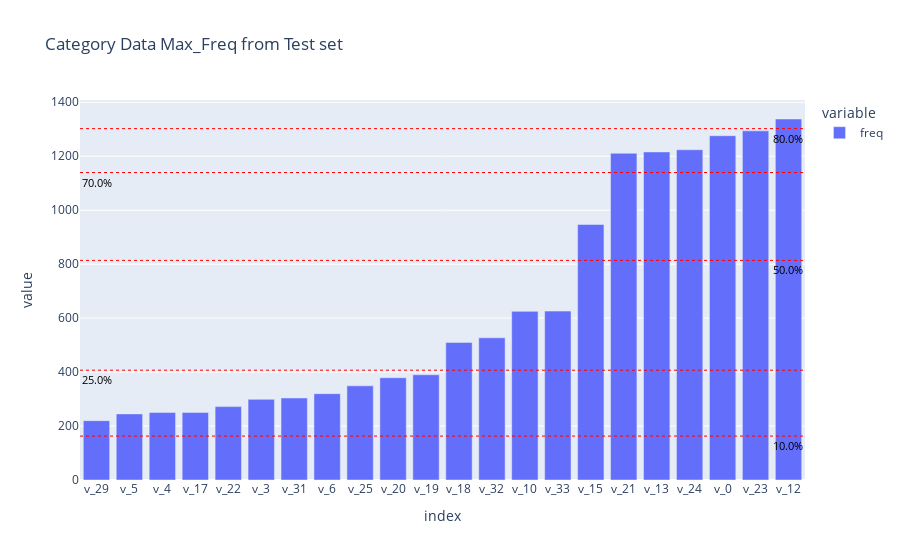

The notebook cell saved with this chart:
### Code cell
N = pre_category_data.shape[0]
# fig = plt.axhline(y = 0.5*N, color = 'r', linestyle = '--', label = "50%")
# fig = plt.axhline(y = 0.80*N, color = 'g', linestyle = '--', label = "80%")
# fig = plt.axhline(y = 0.25*N, color = 'y', linestyle = '--', label = "25%")
# fig = plt.axhline(y = 0.15*N, color = 'black', linestyle = '--', label = "15%")

# fig = plt.legend()
pfig = pre_category_data.describe().loc['freq',:].sort_values().plot(kind='bar',title='Category Data Max_Freq from Test set')
pfig.add_hline(y=162.8, line_dash="dot", line_width=1,line_color="red",annotation_text="10.0%", annotation_position="bottom right",annotation_font_size=11,annotation_font_color="black")
pfig.add_hline(y=407.0, line_dash="dot", line_width=1,line_color="red",annotation_text="25.0%", annotation_position="bottom left",annotation_font_size=11,annotation_font_color="black")
pfig.add_hline(y=814.0, line_dash="dot", line_width=1,line_color="red",annotation_text="50.0%", annotation_position="bottom right",annotation_font_size=11,annotation_font_color="black")
pfig.add_hline(y=0.7*N, line_dash="dot", line_width=1,line_color="red",annotation_text="70.0%", annotation_position="bottom left",annotation_font_size=11,annotation_font_color="black")
pfig.add_hline(y=1302.4, line_dash="dot", line_width=1,line_color="red",annotation_text="80.0%", annotation_position="bottom right",annotation_font_size=11,annotation_font_color="black")

pfig

### Figure 1 — Plotly figure (JSON) as saved in the notebook; plotly's stock layout.template omitted (floating-point values rounded to 4 significant figures)
{"data": [{"alignmentgroup": "True", "hovertemplate": "variable=freq<br>index=%{x}<br>value=%{y}<extra></extra>", "legendgroup": "freq", "marker": {"color": "#636efa", "pattern": {"shape": ""}}, "name": "freq", "offsetgroup": "freq", "orientation": "v", "showlegend": true, "textposition": "auto", "type": "bar", "x": ["v_29", "v_5", "v_4", "v_17", "v_22", "v_3", "v_31", "v_6", "v_25", "v_20", "v_19", "v_18", "v_32", "v_10", "v_33", "v_15", "v_21", "v_13", "v_24", "v_0", "v_23", "v_12"], "xaxis": "x", "y": [220, 245, 250, 250, 272, 299, 304, 320, 349, 379, 390, 510, 527, 625, 626, 947, 1211, 1216, 1224, 1276, 1294, 1338], "yaxis": "y"}], "layout": {"annotations": [{"font": {"color": "black", "size": 11}, "showarrow": false, "text": "10.0%", "x": 1, "xanchor": "right", "xref": "x domain", "y": 162.8, "yanchor": "top", "yref": "y"}, {"font": {"color": "black", "size": 11}, "showarrow": false, "text": "25.0%", "x": 0, "xanchor": "left", "xref": "x domain", "y": 407, "yanchor": "top", "yref": "y"}, {"font": {"color": "black", "size": 11}, "showarrow": false, "text": "50.0%", "x": 1, "xanchor": "right", "xref": "x domain", "y": 814, "yanchor": "top", "yref": "y"}, {"font": {"color": "black", "size": 11}, "showarrow": false, "text": "70.0%", "x": 0, "xanchor": "left", "xref": "x domain", "y": 1140.0, "yanchor": "top", "yref": "y"}, {"font": {"color": "black", "size": 11}, "showarrow": false, "text": "80.0%", "x": 1, "xanchor": "right", "xref": "x domain", "y": 1302.0, "yanchor": "top", "yref": "y"}], "autosize": true, "barmode": "relative", "legend": {"title": {"text": "variable"}, "tracegroupgap": 0}, "shapes": [{"line": {"color": "red", "dash": "dot", "width": 1}, "type": "line", "x0": 0, "x1": 1, "xref": "x domain", "y0": 162.8, "y1": 162.8, "yref": "y"}, {"line": {"color": "red", "dash": "dot", "width": 1}, "type": "line", "x0": 0, "x1": 1, "xref": "x domain", "y0": 407, "y1": 407, "yref": "y"}, {"line": {"color": "red", "dash": "dot", "width": 1}, "type": "line", "x0": 0, "x1": 1, "xref": "x domain", "y0": 814, "y1": 814, "yref": "y"}, {"line": {"color": "red", "dash": "dot", "width": 1}, "type": "line", "x0": 0, "x1": 1, "xref": "x domain", "y0": 1140.0, "y1": 1140.0, "yref": "y"}, {"line": {"color": "red", "dash": "dot", "width": 1}, "type": "line", "x0": 0, "x1": 1, "xref": "x domain", "y0": 1302.0, "y1": 1302.0, "yref": "y"}], "title": {"text": "Category Data Max_Freq from Test set"}, "xaxis": {"anchor": "y", "autorange": true, "domain": [0, 1], "range": [-0.5, 21.5], "title": {"text": "index"}, "type": "category"}, "yaxis": {"anchor": "x", "autorange": true, "domain": [0, 1], "range": [-10.72, 1409.0], "title": {"text": "value"}, "type": "linear"}}}
